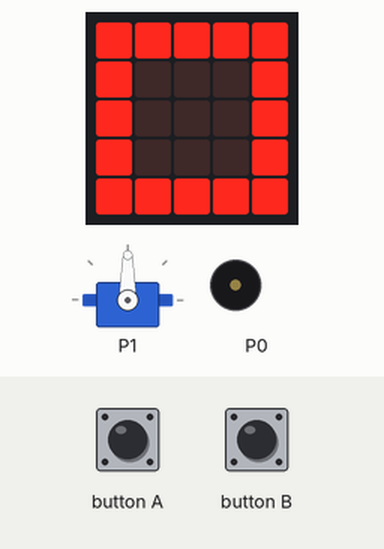
This program was run on a simulated BBC micro:bit (MakeCode). On the bench: servo, the board's 5×5 LED display, buzzer (waves = sounding). The inputs (shaded band) are chosen by the test bench.

Above: at 0.7 s.
At 3.7 s:
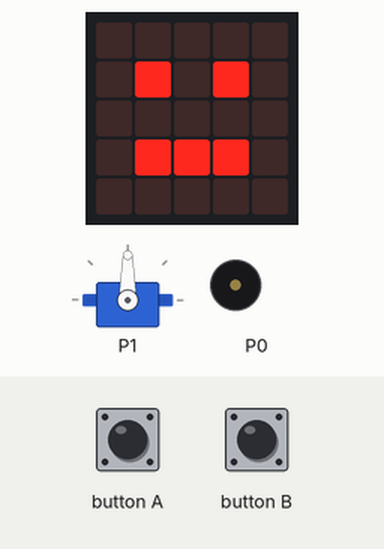
3.8 s: button B pressed for 0.15 s
At 4.6 s:
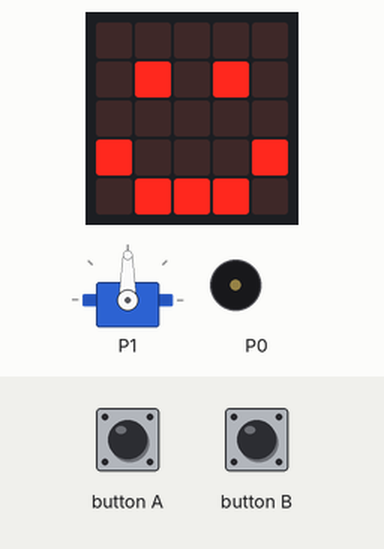
6.9 s: button A pressed for 0.15 s
At 12.2 s:
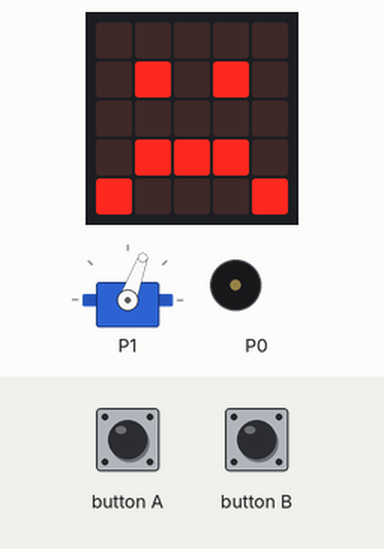
13.6 s: button A pressed for 0.15 s
14.3 s: button B pressed for 0.15 s
Timing chart, 0 to 19.0 s (numbered marks = the images above; inputs shaded):
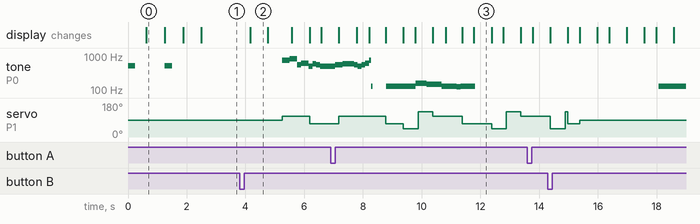

The program:

main.ts
```typescript
input.onButtonPressed(Button.A, function () {
    basic.showIcon(IconNames.Sad)
    basic.pause(500)
    music._playDefaultBackground(music.builtInPlayableMelody(Melodies.Funeral), music.PlaybackMode.InBackground)
    for (let index = 0; index < 3; index++) {
        basic.showIcon(IconNames.Sad)
        servos.P1.setAngle(45)
        basic.pause(500)
        servos.P1.setAngle(135)
        basic.pause(500)
    }
    servos.P1.setAngle(90)
    basic.pause(500)
})
input.onButtonPressed(Button.B, function () {
    basic.showIcon(IconNames.Happy)
    basic.pause(500)
    music._playDefaultBackground(music.builtInPlayableMelody(Melodies.Nyan), music.PlaybackMode.InBackground)
    for (let index = 0; index < 4; index++) {
        servos.P1.setAngle(110)
        basic.pause(200)
        basic.showIcon(IconNames.Heart)
        servos.P1.setAngle(70)
        basic.pause(200)
        basic.showIcon(IconNames.SmallHeart)
    }
    basic.showIcon(IconNames.Happy)
    servos.P1.setAngle(90)
    basic.pause(500)
})
servos.P1.setAngle(90)
for (let index = 0; index < 2; index++) {
    music.play(music.tonePlayable(523, music.beat(BeatFraction.Half)), music.PlaybackMode.InBackground)
    basic.showIcon(IconNames.SmallSquare)
    basic.pause(25)
    basic.showIcon(IconNames.Square)
    basic.pause(25)
}
basic.forever(function () {
    basic.showLeds(`
        . . . . .
        . # . # .
        . . . . .
        . # # # .
        . . . . .
        `)
})
```

test.ts
```typescript
// aquí va el archivo "tests"; esto no se compilará cuando este paquete se utilice como una extensión.
```

Measured:
- after the input at 3.8 s, tone on P0: plays 740 Hz for 0.26 s, 831 Hz for 0.26 s, 554 Hz for 0.13 s, 622 Hz for 0.26 s, 494 Hz for 0.13 s, 587 Hz for 0.13 s … (8 notes in this stretch), starting after 1.5 s; servo on P1: 90° → 110° after 1.5 s, → 70° 0.92 s later; the display: changes after 0.36 s (image 2)
- after the input at 6.9 s, the display: changes after 0.28 s (image 3)
- what the display in image 0 shows lasts 0.7 s, from 0.6 s to 1.3 s
